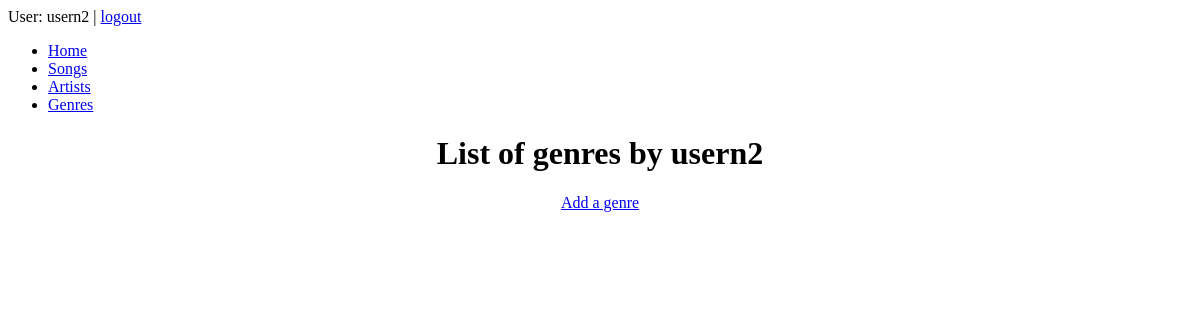
/genres/ (signed in), run on an earlier commit of the app's database.
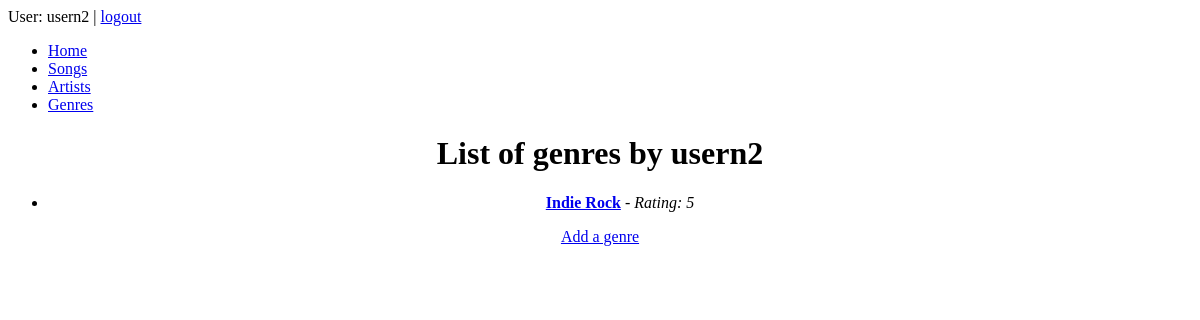
And on a later commit of the database.
### webspotify/models.py (models this page shows, shortened)
class Favourite_Genre(models.Model):
	user = models.ForeignKey(User, max_length=50, default=1, on_delete=models.CASCADE)
	name = models.CharField(max_length=50, default="")
	rating = models.PositiveSmallIntegerField('Rating (stars)', blank=False, default=3, choices=RATING_CHOICES)
	description = models.TextField(max_length=200, default="")
	created = models.DateTimeField(auto_now_add=True)
	updated = models.DateTimeField(auto_now=True)

### webspotify/genres/views.py (the view)
# urls.py: path('', views.genre_list, name="genres_list"),
def genre_list(req):
	if not req.user.is_authenticated:
		return HttpResponseRedirect("/")
	all_songs = Favourite_Genre.objects.order_by('user')
	dic = {'genres': []}
	for song in all_songs:
		if song.user == req.user:
			dic['genres'].append(song)
	return render(req, 'webspotify/genres/genres_list.html', dic)

### webspotify/templates/webspotify/genres/genres_list.html (shortened to what this page needs)
{% extends "base.html" %}
{% block content %}
<span vocab="https://schema.org/" typeof="GenresList">
<center>
<h1>List of genres by <span property="user">{{ user.username }}</span> </h1>
<ul rel="genres">
{% for gen in genres %}
    <li rel="genre" typeof="MusicGenre"><span property="name"><a href="{% url 'genre_detail' gen.id %}"><b>{{ gen.name }}</b></a></span>
    -
<span rel="rating">
<span typeof="Rating">
        <span property="ratingValue">
            <i>Rating: {{ gen.rating }} </i>
        </span>
</span>
</span>
</li>
{% endfor %}
</ul>
<a href="{% url 'add_genre' %}">Add a genre</a>
</center>
</span>
{% endblock %}

What changed in the data, as far as the page shows it:
added Favourite_Genre: name "Indie Rock", rating "5"
